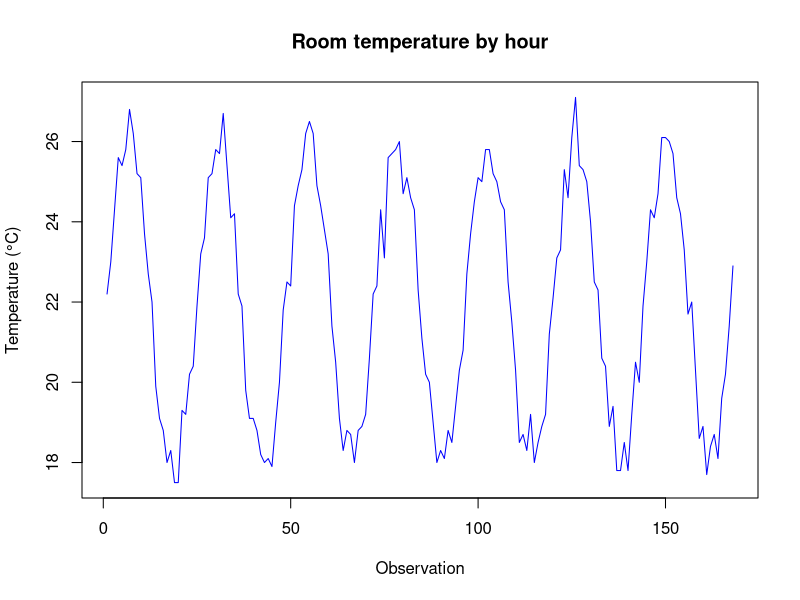

Generate this figure with R:
data <- read.csv('temperature_dataset.csv')
summary(data$temperature_C)
plot(data$temperature_C, type='l', col='blue',
     main='Room temperature by hour',
     xlab='Observation', ylab='Temperature (°C)')
